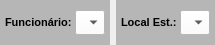
           <widget class="QWidget" name="widget_11" native="true">
            <property name="minimumSize">
             <size>
              <width>0</width>
              <height>45</height>
             </size>
            </property>
            <property name="maximumSize">
             <size>
              <width>16777215</width>
              <height>45</height>
             </size>
            </property>
            <layout class="QHBoxLayout" name="horizontalLayout_10">
             <property name="leftMargin">
              <number>0</number>
             </property>
             <property name="topMargin">
              <number>0</number>
             </property>
             <property name="rightMargin">
              <number>0</number>
             </property>
             <property name="bottomMargin">
              <number>0</number>
             </property>
             <item>
              <widget class="QWidget" name="widget_Cor6" native="true">
               <property name="sizePolicy">
                <sizepolicy hsizetype="Preferred" vsizetype="Preferred">
                 <horstretch>0</horstretch>
                 <verstretch>0</verstretch>
                </sizepolicy>
               </property>
               <property name="minimumSize">
                <size>
                 <width>0</width>
                 <height>0</height>
                </size>
               </property>
               <property name="maximumSize">
                <size>
                 <width>16777215</width>
                 <height>16777215</height>
                </size>
               </property>
               <property name="styleSheet">
                <string notr="true">background-color: rgb(182, 182, 182);</string>
               </property>
               <layout class="QHBoxLayout" name="horizontalLayout_3">
                <property name="spacing">
                 <number>3</number>
                </property>
                <property name="leftMargin">
                 <number>5</number>
                </property>
                <property name="topMargin">
                 <number>3</number>
                </property>
                <property name="rightMargin">
                 <number>5</number>
                </property>
                <property name="bottomMargin">
                 <number>3</number>
                </property>
                <item>
                 <widget class="QLabel" name="label_29">
                  <property name="minimumSize">
                   <size>
                    <width>0</width>
                    <height>0</height>
                   </size>
                  </property>
                  <property name="maximumSize">
                   <size>
                    <width>75</width>
                    <height>16777215</height>
                   </size>
                  </property>
                  <property name="font">
                   <font>
                    <pointsize>8</pointsize>
                    <weight>75</weight>
                    <bold>true</bold>
                   </font>
                  </property>
                  <property name="text">
                   <string>Funcionário:</string>
                  </property>
                  <property name="alignment">
                   <set>Qt::AlignLeading|Qt::AlignLeft|Qt::AlignVCenter</set>
                  </property>
                 </widget>
                </item>
                <item>
                 <widget class="QComboBox" name="combo_Funcionario">
                  <property name="sizePolicy">
                   <sizepolicy hsizetype="Preferred" vsizetype="Preferred">
                    <horstretch>0</horstretch>
                    <verstretch>0</verstretch>
                   </sizepolicy>
                  </property>
                  <property name="minimumSize">
                   <size>
                    <width>0</width>
                    <height>25</height>
                   </size>
                  </property>
                  <property name="maximumSize">
                   <size>
                    <width>16777215</width>
                    <height>25</height>
                   </size>
                  </property>
                  <property name="font">
                   <font>
                    <pointsize>9</pointsize>
                   </font>
                  </property>
                  <property name="styleSheet">
                   <string notr="true">background-color: rgb(255, 255, 255);</string>
                  </property>
                  <item>
                   <property name="text">
                    <string/>
                   </property>
                  </item>
                 </widget>
                </item>
               </layout>
              </widget>
             </item>
             <item>
              <widget class="QWidget" name="widget_Cor7" native="true">
               <property name="sizePolicy">
                <sizepolicy hsizetype="Preferred" vsizetype="Preferred">
                 <horstretch>0</horstretch>
                 <verstretch>0</verstretch>
                </sizepolicy>
               </property>
               <property name="minimumSize">
                <size>
                 <width>0</width>
                 <height>0</height>
                </size>
               </property>
               <property name="maximumSize">
                <size>
                 <width>280</width>
                 <height>16777215</height>
                </size>
               </property>
               <property name="styleSheet">
                <string notr="true">background-color: rgb(182, 182, 182);</string>
               </property>
               <layout class="QHBoxLayout" name="horizontalLayout_8">
                <property name="spacing">
                 <number>3</number>
                </property>
                <property name="leftMargin">
                 <number>5</number>
                </property>
                <property name="topMargin">
                 <number>3</number>
                </property>
                <property name="rightMargin">
                 <number>5</number>
                </property>
                <property name="bottomMargin">
                 <number>3</number>
                </property>
                <item>
                 <widget class="QLabel" name="label_31">
                  <property name="minimumSize">
                   <size>
                    <width>0</width>
                    <height>0</height>
                   </size>
                  </property>
                  <property name="maximumSize">
                   <size>
                    <width>60</width>
                    <height>16777215</height>
                   </size>
                  </property>
                  <property name="font">
                   <font>
                    <pointsize>8</pointsize>
                    <weight>75</weight>
                    <bold>true</bold>
                   </font>
                  </property>
                  <property name="text">
                   <string>Local Est.:</string>
                  </property>
                  <property name="alignment">
                   <set>Qt::AlignLeading|Qt::AlignLeft|Qt::AlignVCenter</set>
                  </property>
                 </widget>
                </item>
                <item>
                 <widget class="QComboBox" name="combo_Local_Estoque">
                  <property name="sizePolicy">
                   <sizepolicy hsizetype="Preferred" vsizetype="Preferred">
                    <horstretch>0</horstretch>
                    <verstretch>0</verstretch>
                   </sizepolicy>
                  </property>
                  <property name="minimumSize">
                   <size>
                    <width>0</width>
                    <height>25</height>
                   </size>
                  </property>
                  <property name="maximumSize">
                   <size>
                    <width>16777215</width>
                    <height>25</height>
                   </size>
                  </property>
                  <property name="font">
                   <font>
                    <pointsize>9</pointsize>
                   </font>
                  </property>
                  <property name="styleSheet">
                   <string notr="true">background-color: rgb(255, 255, 255);</string>
                  </property>
                  <item>
                   <property name="text">
                    <string/>
                   </property>
                  </item>
                 </widget>
                </item>
               </layout>
              </widget>
             </item>
            </layout>
           </widget>
